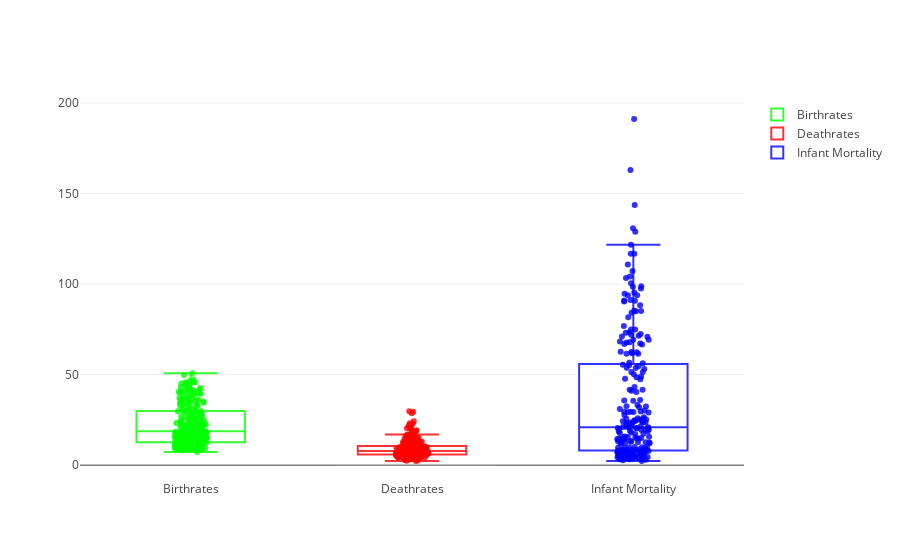

Notebook source saved alongside this figure:
### Markdown cell above
## H: Box Plot

### Code cell
trace0 = go.Box(
    y = df.Birthrate,
    name = "Birthrates",
    boxpoints='all',
    pointpos=0,
    fillcolor='rgba(255, 255, 255, 0.8)',
    marker = dict(color = 'rgba(0, 255, 0, 0.8)')
    )

trace1 = go.Box(
    y = df.Deathrate,
    boxpoints='all',
    name = "Deathrates",
    pointpos=0,
    fillcolor='rgba(255, 255, 255, 0.8)',
    marker = dict(color = 'rgba(255, 0, 0, 0.8)')
    )

trace2 = go.Box(
    y = df.Infant_Mortality,
    boxpoints='all',
    name = "Infant Mortality",
    pointpos=0,
    fillcolor='rgba(255, 255, 255, 0.8)',
    marker = dict(color = 'rgba(0, 0, 255, 0.8)')
    )

plotdata = go.Figure(data = [trace0,trace1,trace2])
iplot(plotdata)
#plt.savefig('box_plot.png', bbox_inches="tight")

### Figure 1 — Plotly figure (JSON) as saved in the notebook; plotly's stock layout.template omitted (floating-point values rounded to 4 significant figures; data arrays with more than 128 entries replaced by an {"elided": "..."} marker saying what was removed)
{"data": [{"boxpoints": "all", "fillcolor": "rgba(255, 255, 255, 0.8)", "marker": {"color": "rgba(0, 255, 0, 0.8)"}, "name": "Birthrates", "pointpos": 0, "type": "box", "uid": "7a15fbb9-c9e9-478b-8aa6-fb74bfdf2d86", "y": {"elided": "227 float values"}}, {"boxpoints": "all", "fillcolor": "rgba(255, 255, 255, 0.8)", "marker": {"color": "rgba(255, 0, 0, 0.8)"}, "name": "Deathrates", "pointpos": 0, "type": "box", "uid": "91c38125-eefb-44da-9167-e547df0937ec", "y": {"elided": "227 float values"}}, {"boxpoints": "all", "fillcolor": "rgba(255, 255, 255, 0.8)", "marker": {"color": "rgba(0, 0, 255, 0.8)"}, "name": "Infant Mortality", "pointpos": 0, "type": "box", "uid": "99933c26-2365-4cb1-b3cf-bfa2b081c0dd", "y": {"elided": "227 float values"}}], "layout": {}}
